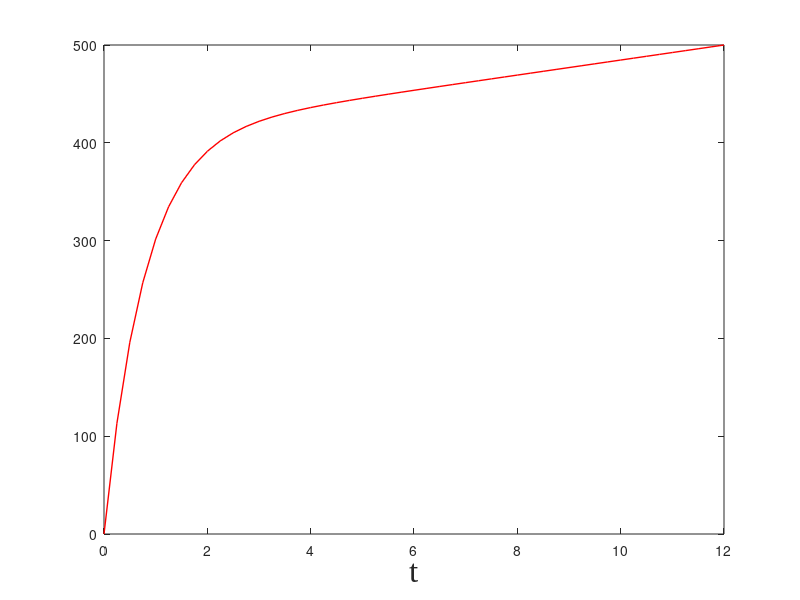

MATLAB code for this plot: (Note: this script raises an error after producing the figure.)
c = 12.5;
m = 70;
g = 9.8;
h = 0.25; %step size
time = (0:h:12);

v_1 = zeros(1, length(time));
v_0 = 453; %intial guess
v_1(1) = v_0;

f2 = @(t,x,v)(g - c*(v/g));
f1 = @(t,x,v)v;
x_1 = zeros(1, length(time));
x_0 = 0;
x_1(1) = x_0;
for i = 1:(length(time)-1) 
    t_0 = time(i);
    v_0 = v_1(i);
    x_0 = x_1(i);
    k1 = h*f2(t_0, x_0, v_0);
    k2 = h*f2(t_0 + 0.5*h, x_0, v_0 + 0.5*k1);
    k3 = h*f2(t_0 + 0.5*h, x_0, v_0 + 0.5*k2);
    k4 = h*f2(t_0 + h, x_0, v_0 + k3);
    v1 = v_0 + ((k1 + 2*k2 + 2*k3 + k4)/6);
    v_1(i+1) = v1;
    k11 = h*f1(t_0,x_0,v_0);
    k21 = h*f1(t_0 + 0.5*h, x_0 + 0.5*k1,v_0);
    k31 = h*f1(t_0 + 0.5*h, x_0 + 0.5*k2,v_0);
    k41 = h*f1(t_0 + h, x_0 + k3,v_0);
    x1 = x_0 + ((k11 + 2*k21 + 2*k31 + k41)/6);
    x_1(i+1) = x1;
end
plot(time, x_1, '-r', 'LineWidth',1)
xlabel('t', 'FontSize', 24, 'FontName', 'Times New Roman')
yyaxis right
ylabel('Position x(t) (m)', 'FontSize', 24, 'FontName', 'Times New Roman')
yyaxis left
ylabel('Velocity v(t) (m s^{-1})', 'FontSize', 24, 'FontName', 'Times New Roman')
title('Plot of Position x(t) & Velocity v(t)', 'FontSize', 28, 'FontName', 'Times New Roman')
hold on
plot(time, v_1, '--b', 'LineWidth',1)
hold off
legend('Position x(t)', 'Velocity v(t)', 'Location','northwest','FontSize', 20, 'FontName', 'Times New Roman')